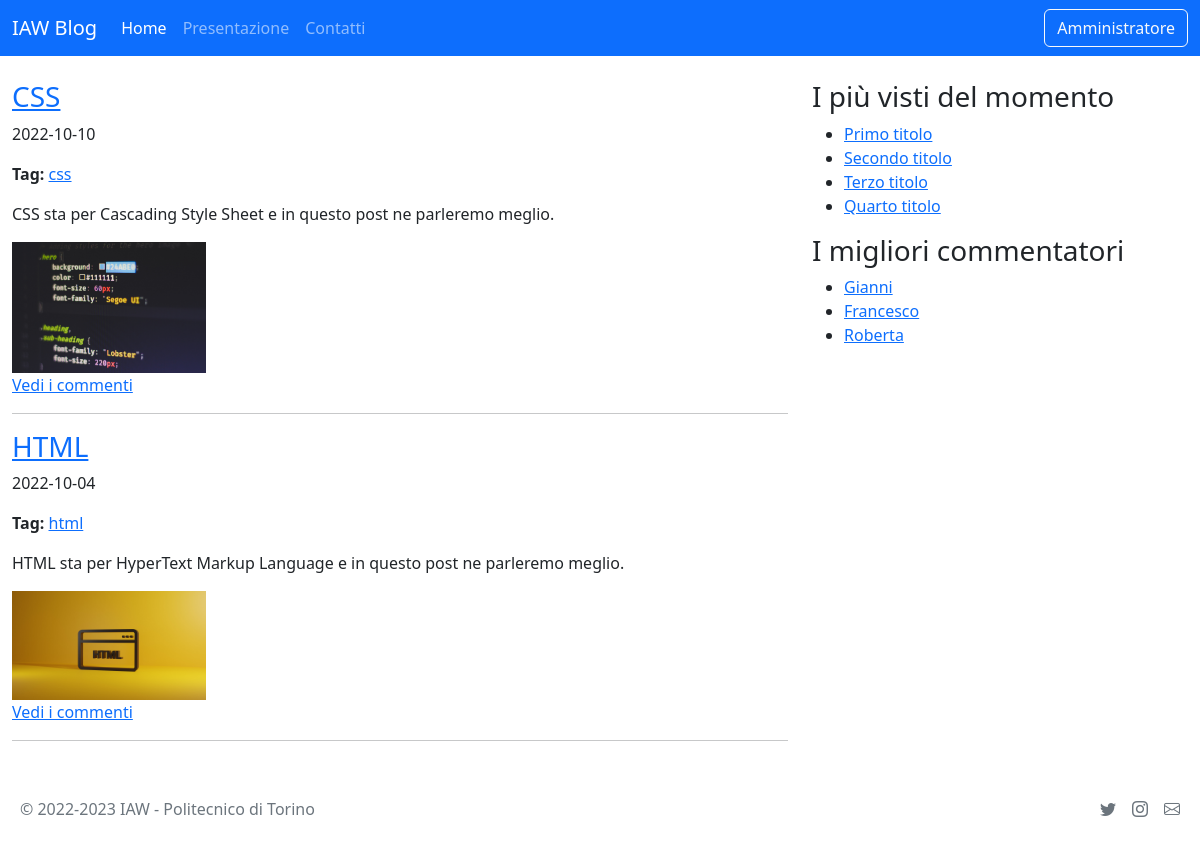
The page / on the database its author committed.
### tables this page shows
CREATE TABLE "posts" (
	"id"	INTEGER,
	"title"	TEXT NOT NULL,
	"date"	TEXT NOT NULL,
	"tag"	TEXT,
	"content"	TEXT NOT NULL,
	"user_id"	INTEGER NOT NULL,
	PRIMARY KEY("id" AUTOINCREMENT),
	FOREIGN KEY("user_id") REFERENCES "users"("id")
);

### app.py (the view)
@app.route('/')
def index():
  posts = posts_dao.get_posts()
  return render_template('index.html', posts=posts)

### posts_dao.py (called while the page is built)
def get_posts():
  conn = sqlite3.connect('db/blog.db')
  conn.row_factory = sqlite3.Row
  cursor = conn.cursor()
  sql = 'SELECT * FROM posts ORDER BY date DESC'
  cursor.execute(sql)
  posts = cursor.fetchall()
  cursor.close()
  conn.close()
  return posts

### templates/index.html (shortened to what this page needs)
{% extends "base.html" %}
{% block home_active %}active{% endblock %}
{% block content %}
  {% for post in posts %}
  <article>
    <h3><a href="{{url_for('single_post', id=post.id)}}" title="Post sul {{post.title}}">{{post.title}}</a></h3>
    <p>{{post.date}}</p>
    <p><strong>Tag:</strong> <a href="#">{{post.tag}}</a></p>
    <p>{{post.content}}</p>
    <img class="post-img" src="{{ url_for('static', filename=post.title.lower()+'.jpg') }}" alt="Foto da unsplash sul {{post.title}}">
    <p><a href="{{url_for('single_post', id=post.id)}}" title="Commenti al post sul {{post.title}}">Vedi i commenti</a></p>
  </article>
  <hr/>
  {% endfor %}
{% endblock %}
{% block sidebar%}
  <div>
    <h3>I più visti del momento</h3>
    <ul>
      <li><a href="#" title="Primo post">Primo titolo</a></li>
      <li><a href="#" title="Secondo post">Secondo titolo</a></li>
      <li><a href="#" title="Terzo post">Terzo titolo</a></li>
      <li><a href="#" title="Quarto post">Quarto titolo</a></li>
    </ul>
  </div>
  <div>
    <h3>I migliori commentatori</h3>
    <ul>
      <li><a href="#" title="Primo utente">Gianni</a></li>
      <li><a href="#" title="Secondo utente">Francesco</a></li>
      <li><a href="#" title="Terzo utente">Roberta</a></li>
    </ul>
  </div>
{% endblock %}

### templates/base.html (shortened to what this page needs)
<!DOCTYPE html>
<html lang="it">
  <head>
    <link href="https://cdn.jsdelivr.net/npm/bootstrap@5.2.2/dist/css/bootstrap.min.css" rel="stylesheet">
    <link rel="stylesheet" href="https://cdn.jsdelivr.net/npm/bootstrap-icons@1.10.2/font/bootstrap-icons.css">
    <link href="{{ url_for('static', filename='style.css') }}" rel="stylesheet">
  </head>
  <body>
    <header>
      <nav class="navbar fixed-top navbar-dark navbar-expand-lg bg-primary">
        <div class="container-fluid">
          <span class="navbar-brand mb-0 h1">IAW Blog</span>
          <div class="collapse navbar-collapse" id="navbarSupportedContent">
            <ul class="navbar-nav me-auto mb-2 mb-lg-0">
              <li class="nav-item">
                <a class="nav-link {%block home_active%}{% endblock %}" aria-current="page" href="/">Home</a>
              </li>
              <li class="nav-item">
                <a class="nav-link {%block about_active%}{% endblock %}" href="{{ url_for('about') }}">Presentazione</a>
              </li>
              <li class="nav-item">
                <a class="nav-link {%block contacts_active%}{% endblock %}" href="#">Contatti</a>
              </li>
            </ul>
            {% if session.admin %}
              <a href="{{ url_for('new_post') }}" class="btn btn-outline-light" title="Crea un nuovo post">Nuovo post</a>
            {% else %}
              <a href="{{ url_for('admin') }}" class="btn btn-outline-light" title="Diventa amministratore">Amministratore</a>
            {% endif %}
          </div>
        </div>
      </nav>
    </header>
    <div class="container-fluid under-nav">
      <div class="row">
        <main class="col-lg-8 col-12">
          {%block content %}{% endblock %}
        </main>
        <aside class="col-lg-4 col-12">
          {%block sidebar %}{% endblock %}
        </aside>
      </div>
    </div>
    <div class="container-fluid">
      <footer class="d-flex flex-wrap justify-content-between align-items-center py-3 my-4 me-2">
        <div class="col-md-4 d-flex align-items-center">
          <span class="mb-3 mb-md-0 text-muted">© 2022-2023 IAW - Politecnico di Torino</span>
        </div>
        <ul class="nav col-md-4 justify-content-end list-unstyled d-flex">
          <li class="ms-3"><a class="text-muted" href="#"><i class="bi bi-twitter"></i></a></li>
          <li class="ms-3"><a class="text-muted" href="#"><i class="bi bi-instagram"></i></a></li>
          <li class="ms-3"><a class="text-muted" href="#"><i class="bi bi-envelope"></i></a></li>
        </ul>
      </footer>
    </div>
  </body>
</html>

### static/style.css (style rules this page uses)
.under-nav { margin-top: 80px; }
.post-img { width: 25%; }
footer { margin-left: 0.5rem; }

### rows shown on the page
posts: title "CSS", date "2022-10-10", tag "css", content "CSS sta per Cascading Style Sheet e in questo post ne parleremo meglio.", shows a picture
posts: title "HTML", date "2022-10-04", tag "html", content "HTML sta per HyperText Markup Language e in questo post ne parleremo meglio.", shows a picture
